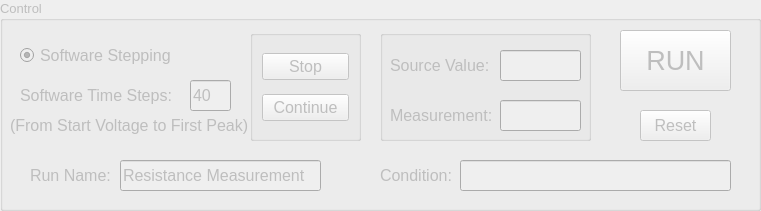
         <widget class="QGroupBox" name="groupBox_3">
          <property name="enabled">
           <bool>false</bool>
          </property>
          <property name="geometry">
           <rect>
            <x>10</x>
            <y>380</y>
            <width>761</width>
            <height>211</height>
           </rect>
          </property>
          <property name="font">
           <font>
            <pointsize>10</pointsize>
           </font>
          </property>
          <property name="title">
           <string>Control </string>
          </property>
          <widget class="QGroupBox" name="groupBox_stop_continue">
           <property name="enabled">
            <bool>false</bool>
           </property>
           <property name="geometry">
            <rect>
             <x>250</x>
             <y>30</y>
             <width>111</width>
             <height>111</height>
            </rect>
           </property>
           <property name="title">
            <string/>
           </property>
           <layout class="QVBoxLayout" name="verticalLayout">
            <item>
             <widget class="QPushButton" name="pushButton_Stop">
              <property name="enabled">
               <bool>false</bool>
              </property>
              <property name="font">
               <font>
                <pointsize>12</pointsize>
               </font>
              </property>
              <property name="text">
               <string>Stop</string>
              </property>
             </widget>
            </item>
            <item>
             <widget class="QPushButton" name="pushButton_Continue">
              <property name="enabled">
               <bool>false</bool>
              </property>
              <property name="font">
               <font>
                <pointsize>12</pointsize>
               </font>
              </property>
              <property name="text">
               <string>Continue</string>
              </property>
             </widget>
            </item>
           </layout>
          </widget>
          <widget class="QGroupBox" name="groupBox_source">
           <property name="enabled">
            <bool>false</bool>
           </property>
           <property name="geometry">
            <rect>
             <x>380</x>
             <y>30</y>
             <width>211</width>
             <height>111</height>
            </rect>
           </property>
           <property name="title">
            <string/>
           </property>
           <widget class="QLineEdit" name="lineEdit_source">
            <property name="geometry">
             <rect>
              <x>120</x>
              <y>20</y>
              <width>81</width>
              <height>31</height>
             </rect>
            </property>
            <property name="font">
             <font>
              <pointsize>12</pointsize>
             </font>
            </property>
           </widget>
           <widget class="QLabel" name="label_18">
            <property name="geometry">
             <rect>
              <x>10</x>
              <y>20</y>
              <width>111</width>
              <height>31</height>
             </rect>
            </property>
            <property name="font">
             <font>
              <pointsize>12</pointsize>
             </font>
            </property>
            <property name="text">
             <string>Source Value:</string>
            </property>
           </widget>
           <widget class="QLabel" name="label_source_unit">
            <property name="geometry">
             <rect>
              <x>210</x>
              <y>20</y>
              <width>31</width>
              <height>31</height>
             </rect>
            </property>
            <property name="font">
             <font>
              <pointsize>12</pointsize>
             </font>
            </property>
            <property name="text">
             <string/>
            </property>
           </widget>
           <widget class="QLabel" name="label_19">
            <property name="geometry">
             <rect>
              <x>10</x>
              <y>70</y>
              <width>111</width>
              <height>31</height>
             </rect>
            </property>
            <property name="font">
             <font>
              <pointsize>12</pointsize>
             </font>
            </property>
            <property name="text">
             <string>Measurement:</string>
            </property>
           </widget>
           <widget class="QLineEdit" name="lineEdit_measurement">
            <property name="geometry">
             <rect>
              <x>120</x>
              <y>70</y>
              <width>81</width>
              <height>31</height>
             </rect>
            </property>
            <property name="font">
             <font>
              <pointsize>12</pointsize>
             </font>
            </property>
           </widget>
           <widget class="QLabel" name="label_measurement_unit">
            <property name="geometry">
             <rect>
              <x>210</x>
              <y>70</y>
              <width>31</width>
              <height>31</height>
             </rect>
            </property>
            <property name="font">
             <font>
              <pointsize>12</pointsize>
             </font>
            </property>
            <property name="text">
             <string/>
            </property>
           </widget>
          </widget>
          <widget class="QPushButton" name="pushButton_run">
           <property name="geometry">
            <rect>
             <x>620</x>
             <y>30</y>
             <width>111</width>
             <height>61</height>
            </rect>
           </property>
           <property name="font">
            <font>
             <pointsize>20</pointsize>
            </font>
           </property>
           <property name="text">
            <string>RUN</string>
           </property>
          </widget>
          <widget class="QLabel" name="label_11">
           <property name="geometry">
            <rect>
             <x>380</x>
             <y>160</y>
             <width>81</width>
             <height>31</height>
            </rect>
           </property>
           <property name="font">
            <font>
             <pointsize>12</pointsize>
            </font>
           </property>
           <property name="text">
            <string>Condition:</string>
           </property>
          </widget>
          <widget class="QLineEdit" name="lineEdit_condition">
           <property name="geometry">
            <rect>
             <x>460</x>
             <y>160</y>
             <width>271</width>
             <height>31</height>
            </rect>
           </property>
           <property name="font">
            <font>
             <pointsize>11</pointsize>
            </font>
           </property>
          </widget>
          <widget class="QLabel" name="label_39">
           <property name="geometry">
            <rect>
             <x>30</x>
             <y>160</y>
             <width>81</width>
             <height>31</height>
            </rect>
           </property>
           <property name="font">
            <font>
             <pointsize>12</pointsize>
            </font>
           </property>
           <property name="text">
            <string>Run Name:</string>
           </property>
          </widget>
          <widget class="QLineEdit" name="lineEdit_run_name">
           <property name="geometry">
            <rect>
             <x>120</x>
             <y>160</y>
             <width>201</width>
             <height>31</height>
            </rect>
           </property>
           <property name="font">
            <font>
             <pointsize>12</pointsize>
            </font>
           </property>
           <property name="text">
            <string>Resistance Measurement</string>
           </property>
          </widget>
          <widget class="QPushButton" name="pushButton_reset">
           <property name="enabled">
            <bool>false</bool>
           </property>
           <property name="geometry">
            <rect>
             <x>640</x>
             <y>110</y>
             <width>71</width>
             <height>31</height>
            </rect>
           </property>
           <property name="font">
            <font>
             <pointsize>12</pointsize>
            </font>
           </property>
           <property name="text">
            <string>Reset</string>
           </property>
          </widget>
          <widget class="QRadioButton" name="radioButton_software">
           <property name="geometry">
            <rect>
             <x>20</x>
             <y>40</y>
             <width>161</width>
             <height>31</height>
            </rect>
           </property>
           <property name="font">
            <font>
             <pointsize>12</pointsize>
            </font>
           </property>
           <property name="text">
            <string>Software Stepping</string>
           </property>
           <property name="checked">
            <bool>true</bool>
           </property>
          </widget>
          <widget class="QLabel" name="label_38">
           <property name="geometry">
            <rect>
             <x>20</x>
             <y>80</y>
             <width>161</width>
             <height>31</height>
            </rect>
           </property>
           <property name="font">
            <font>
             <pointsize>12</pointsize>
            </font>
           </property>
           <property name="text">
            <string>Software Time Steps:</string>
           </property>
          </widget>
          <widget class="QLineEdit" name="lineEdit_steps_soft">
           <property name="geometry">
            <rect>
             <x>190</x>
             <y>80</y>
             <width>41</width>
             <height>31</height>
            </rect>
           </property>
           <property name="font">
            <font>
             <pointsize>12</pointsize>
            </font>
           </property>
           <property name="text">
            <string>40</string>
           </property>
          </widget>
          <widget class="QLabel" name="label_42">
           <property name="geometry">
            <rect>
             <x>10</x>
             <y>110</y>
             <width>251</width>
             <height>31</height>
            </rect>
           </property>
           <property name="font">
            <font>
             <pointsize>12</pointsize>
            </font>
           </property>
           <property name="text">
            <string>(From Start Voltage to First Peak)</string>
           </property>
          </widget>
         </widget>
